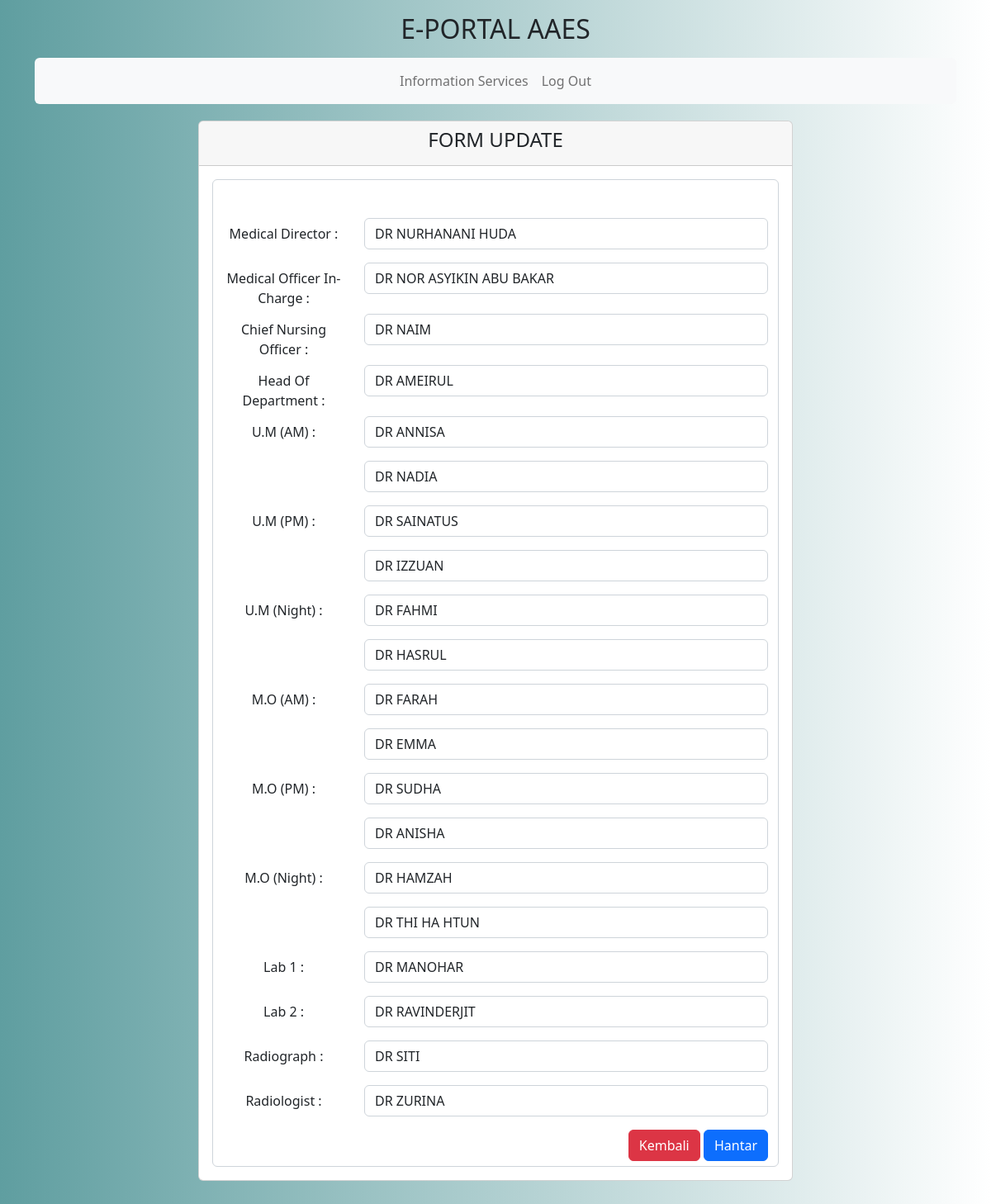
Page /pelajar/borang/borang_update.php?id_user=aaekpj on the committed database.
### tables this page shows
CREATE TABLE `pelajar` (
  `id_user` varchar(50) NOT NULL,
  `md` varchar(50) NOT NULL,
  `noic` varchar(50) NOT NULL,
  `tempatlahir` varchar(50) NOT NULL,
  `agama` varchar(50) NOT NULL,
  `alamat` varchar(50) NOT NULL,
  `email` varchar(50) NOT NULL,
  `notel` varchar(50) NOT NULL,
  `umPm2` varchar(50) NOT NULL,
  `umNi1` varchar(50) NOT NULL,
  `umNi2` varchar(50) NOT NULL,
  `moAm1` varchar(50) NOT NULL,
  `moAm2` varchar(50) NOT NULL,
  `moPm1` varchar(50) NOT NULL,
  `moPm2` varchar(50) NOT NULL,
  `moNi1` varchar(50) NOT NULL,
  `moNi2` varchar(50) NOT NULL,
  `lab1` varchar(50) NOT NULL,
  `lab2` varchar(50) NOT NULL,
  `radiog` varchar(50) NOT NULL,
  `radiol` varchar(50) NOT NULL
);

### pelajar/borang/borang_update.php (the view, shortened to what this page needs)
<!doctype html>
<html lang="en">
<?php
require '../../config.php';
$result=mysqli_query($conn,"SELECT * FROM pelajar  WHERE id_user='".$_GET['id_user']."'");
$row=mysqli_fetch_array($result);
?>
  <head>
<link href="../assets/dist/css/bootstrap.min.css" rel="stylesheet">
<link rel="stylesheet" type="text/css" href="../form2.css">
  </head>
  <body>
<main>
  <div class="container-xl mb-4">
    <center><p>
      <h2>E-PORTAL AAES</h2><p>
    </center>
   <nav class="navbar navbar-expand-sm bg-light rounded" aria-label="Twelfth navbar example">
      <div class="container-fluid">
        <div class="collapse navbar-collapse justify-content-md-center" id="navbar">
          <ul class="navbar-nav">
            <li class="nav-item">
              <a class="nav-link " href="../paparborangmaklumat.php">Information Services</a>
            </li>
            <li class="nav-item">
              <a class="nav-link" href="../../logout.php" onclick="return confirm('Anda Pasti Mahu Log Keluar?')">Log Out</a>
            </li>
          </ul>
        </div>
      </div>
    </nav>
<center>
  <div class="card"style="width: 45rem;">
    <div class="card-header">
      <h4>FORM UPDATE </h4>
    </div>
    <div class="card-body">
    <form action="pros_update.php" class="form-control" method="POST" novalidate>
    <div class="form-group row">
        <div class="col-sm-9">
        </div>
    </div>
    <br>
    <div class="form-group row">
        <label for="md" class="col-sm-3 col-form-label" >Medical Director :</label>
        <div class="col-sm-9">
          <input type="text" name="md" class="form-control" value="<?php echo $row['md']; ?>" oninput="this.value = this.value.toUpperCase()" required><p>
        </div>
    </div>
    <div class="form-group row">
        <label for="noic" class="col-sm-3 col-form-label" >Medical Officer In-Charge :</label>
        <div class="col-sm-9">
          <p><input type="text" name="noic" class="form-control" value="<?php echo $row['noic']; ?>" oninput="this.value = this.value.toUpperCase()" required></p>
        </div>
    </div>
    <div class="form-group row">
        <label for="notel" class="col-sm-3 col-form-label" >Chief Nursing Officer :</label>
        <div class="col-sm-9">
          <p><input type="text" name="notel" class="form-control"value="<?php echo $row['notel']; ?>" oninput="this.value = this.value.toUpperCase()" required></p>
        </div>
    </div>
    <div class="form-group row">
        <label for="alamat" class="col-sm-3 col-form-label" >Head Of Department :</label>
        <div class="col-sm-9">
          <p><input type="text" name="alamat" class="form-control"value="<?php echo $row['alamat']; ?>" oninput="this.value = this.value.toUpperCase()" required></p>
        </div>
    </div>
    <div class="form-group row">
        <label for="agama" class="col-sm-3 col-form-label" >U.M (AM) :</label>
        <div class="col-sm-9">
          <p><input type="text" name="agama" class="form-control" value="<?php echo $row['agama']; ?>" oninput="this.value = this.value.toUpperCase()" required ></p>
          <p><input type="text" name="tempatlahir" class="form-control" value="<?php echo $row['tempatlahir']; ?>" oninput="this.value = this.value.toUpperCase()" required ></p>
        </div>
    </div>
    <div class="form-group row">
        <label for="email" class="col-sm-3 col-form-label" >U.M (PM) :</label>
        <div class="col-sm-9">
          <p><input type="text" name="email" class="form-control" value="<?php echo $row['email']; ?>" oninput="this.value = this.value.toUpperCase()" required ></p>
          <p><input type="text" name="umPm2" class="form-control" value="<?php echo $row['umPm2']; ?>" oninput="this.value = this.value.toUpperCase()" required ></p>
        </div>
    </div>
    <div class="form-group row">
        <label for="umNi1" class="col-sm-3 col-form-label" >U.M (Night) :</label>
        <div class="col-sm-9">
          <p><input type="text" name="umNi1" class="form-control" value="<?php echo $row['umNi1']; ?>" oninput="this.value = this.value.toUpperCase()" required ></p>
          <p><input type="text" name="umNi2" class="form-control" value="<?php echo $row['umNi2']; ?>" oninput="this.value = this.value.toUpperCase()" required ></p>
        </div>
    </div>
    <div class="form-group row">
        <label for="moAm1" class="col-sm-3 col-form-label" >M.O (AM) :</label>
        <div class="col-sm-9">
          <p><input type="text" name="moAm1" class="form-control" value="<?php echo $row['moAm1']; ?>" oninput="this.value = this.value.toUpperCase()" required ></p>
          <p><input type="text" name="moAm2" class="form-control" value="<?php echo $row['moAm2']; ?>" oninput="this.value = this.value.toUpperCase()" required ></p>
        </div>
    </div>
    <div class="form-group row">
        <label for="moPm1" class="col-sm-3 col-form-label" >M.O (PM) :</label>
        <div class="col-sm-9">
          <p><input type="text" name="moPm1" class="form-control" value="<?php echo $row['moPm1']; ?>" oninput="this.value = this.value.toUpperCase()" required ></p>
          <p><input type="text" name="moPm2" class="form-control" value="<?php echo $row['moPm2']; ?>" oninput="this.value = this.value.toUpperCase()" required ></p>
        </div>
    </div>
    <div class="form-group row">
        <label for="moNi1" class="col-sm-3 col-form-label" >M.O (Night) :</label>
        <div class="col-sm-9">
          <p><input type="text" name="moNi1" class="form-control" value="<?php echo $row['moNi1']; ?>" oninput="this.value = this.value.toUpperCase()" required ></p>
          <p><input type="text" name="moNi2" class="form-control" value="<?php echo $row['moNi2']; ?>" oninput="this.value = this.value.toUpperCase()" required ></p>
        </div>
    </div>
    <div class="form-group row">
        <label for="lab1" class="col-sm-3 col-form-label" >Lab 1 :</label>
        <div class="col-sm-9">
          <p><input type="text" name="lab1" class="form-control" value="<?php echo $row['lab1']; ?>" oninput="this.value = this.value.toUpperCase()" required ></p>
        </div>
    </div>
    <div class="form-group row">
        <label for="lab2" class="col-sm-3 col-form-label" >Lab 2 :</label>
        <div class="col-sm-9">
          <p><input type="text" name="lab2" class="form-control" value="<?php echo $row['lab2']; ?>" oninput="this.value = this.value.toUpperCase()" required ></p>
        </div>
    </div>
    <div class="form-group row">
        <label for="radiog" class="col-sm-3 col-form-label" >Radiograph :</label>
        <div class="col-sm-9">
          <p><input type="text" name="radiog" class="form-control" value="<?php echo $row['radiog']; ?>" oninput="this.value = this.value.toUpperCase()" required ></p>
        </div>
    </div>
    <div class="form-group row">
        <label for="radiol" class="col-sm-3 col-form-label" >Radiologist :</label>
        <div class="col-sm-9">
          <p><input type="text" name="radiol" class="form-control" value="<?php echo $row['radiol']; ?>" oninput="this.value = this.value.toUpperCase()" required ></p>
        </div>
    </div>
  <div style="overflow:auto;">
    <div style="float:right;">
      <a href="../paparborangmaklumat.php"><button class="btn btn-danger">Kembali</button></a>
      <button type="submit" id=""class="btn btn-primary">Hantar</button>
    </div>
  </div>
</form>
</div>
</div>
</center>
</main>
  </body>
</html>

### pelajar/form2.css (style rules this page uses)
input { padding: 10px; width: 100%; font-size: 17px; border: 1px solid #aaaaaa; }
button { cursor: pointer; }

### pelajar/borang/borang_update.php (style rules this page uses)
body { padding-bottom: 20px; background: linear-gradient(to left, White, CadetBlue); }
.navbar { margin-bottom: 20px; }

### rows in the picture
pelajar: md "DR NURHANANI HUDA", noic "DR NOR ASYIKIN ABU BAKAR", agama "DR ANNISA", tempatlahir "DR NADIA", email "DR SAINATUS", umPm2 "DR IZZUAN", umNi1 "DR FAHMI", umNi2 "DR HASRUL", moAm1 "DR FARAH", moAm2 "DR EMMA", moPm1 "DR SUDHA", moPm2 "DR ANISHA", moNi1 "DR HAMZAH", moNi2 "DR THI HA HTUN", lab1 "DR MANOHAR", lab2 "DR RAVINDERJIT", radiog "DR SITI", radiol "DR ZURINA"
